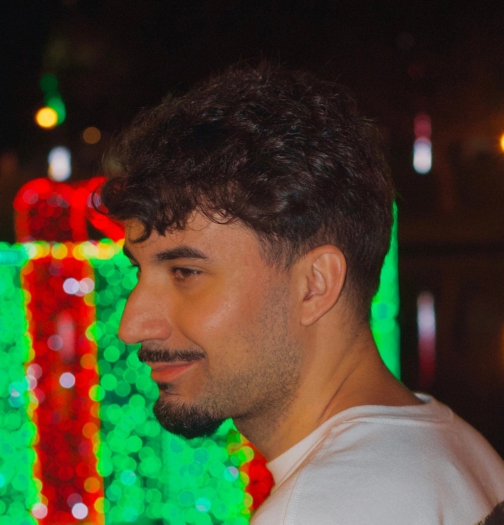
#> input picture src/assets/originais/profile/foto_tela_inicial.jpg, 1007 x 1049 px (shown at 1/2 size)
$ python -i optimize-images.py   (imports and definitions only)
#> lines starting #> are read from the running program, lines starting #| are printed output that depends on the picture
#> further down, picture is the input picture: PIL image 1007x1049 RGB; mean R, G, B 76.8, 69.3, 47.2
"""
Gera as imagens otimizadas usadas pelo site a partir dos ORIGINAIS.

  npm run images        (equivale a: python -I scripts/optimize-images.py)

Originais: src/assets/originais/<tipo>/   (brands, desktop, profile, projetos, tech,
           wallpaper; referencias/ guarda modelos visuais). NÃO entram no build.
Saídas:    src/assets/wallpaper/, brands/, desktop/, profile/, tech/, projetos/ e public/ (favicons)

Para trocar uma imagem: substitua o arquivo em originais/ (mesmo nome) e rode
o comando. Para um ícone novo da área de trabalho, acrescente uma linha em ICONS
e importe a saída em src/data/portfolio.ts. Requer Python 3 + Pillow.
"""

from pathlib import Path

from PIL import Image, ImageDraw, ImageFilter

Image.MAX_IMAGE_PIXELS = None  # a foto de perfil tem ~60 megapixels

ROOT = Path(__file__).resolve().parent.parent / "src" / "assets"
SRC = ROOT / "originais"
PUBLIC = ROOT.parent.parent / "public"

# Foto de perfil e recorte (esquerda, topo, direita, base). None = imagem inteira,
# centralizada num quadrado. A foto anterior (minha_foto.jpg, extraída de
# minha_foto.CR2) usava o recorte (1320, 308, 3300, 2288).
PHOTO = "foto_tela_inicial.jpg"
# Quadrado centrado no rosto (a foto tem 1007×1049). As outras continuam na pasta:
# foto.png (o alienígena) usava o recorte (60, 0, 1208, 1148); nova_foto_perfil.jpg
# (corpo inteiro, 7794×7794; foi testada e descartada) usava (2500, 200, 5100, 2800).
PHOTO_CROP = (70, 110, 980, 1020)
# Foto da apresentação do TCC (destaque no Início).
TCC_PHOTO = "foto_tcc.jpg"

# Logos dos projetos (originais/projetos/logos/) → projetos/logos/, 2× de 64 px.
# Projeto sem logo próprio usa o template gerado aqui (projetos/logos/template.png).
PROJECT_LOGOS = ("aquanauta", "sistrafa", "diara", "foldaero")
# Logos cujo original tem fundo branco (recortado para ficar transparente).
LOGO_CUT_WHITE = ("aquanauta",)

# Ícones da área de trabalho: original → saída 96×96 (2× de 48 px).
ICONS = {
    "desktop/lixeira.png": "desktop/lixeira.png",
    "desktop/mycomputer.png": "desktop/computador.png",
    "desktop/arquivos.png": "desktop/arquivos.png",
    "desktop/msn.png": "desktop/msn.png",
    "desktop/thesims.png": "desktop/thesims.png",
    "desktop/cs16.png": "desktop/cs16.png",
    "desktop/minecraft.png": "desktop/minecraft.png",
    "desktop/media_player.png": "desktop/media-player.png",
    "desktop/bonzi.webp": "desktop/bonzi.png",
    "desktop/clippy.png": "desktop/clippy.png",
}


# Ícones de tecnologias enviados em imagem (os demais vêm de `npm run tech-icons`).
TECH = {
    "tech/chatgpt.png": "tech/chatgpt.png",
    "tech/openai.png": "tech/openai.png",
    "tech/localstorage.png": "tech/localstorage.png",
}

# Logos dos canais de Contato (originais/contato/). Gmail e Hotmail vêm com o nome
# escrito; o recorte (esquerda, topo, direita, base) isola só o símbolo.
CONTACT = {
    "github_logo.png": ("contato/github.png", None),
    "gmail_logo.png": ("contato/gmail.png", (1240, 440, 2070, 1070)),
    "hotmail_logo.png": ("contato/hotmail.png", (80, 640, 1300, 1530)),
    "instagram_logo.png": ("contato/instagram.png", None),
    "facebook_logo.png": ("contato/facebook.png", (922, 83, 2905, 2068)),
}
# WhatsApp: o original é vetor (originais/contato/whatsapp_logo.svg), copiado
# como está para contato/whatsapp.svg (não passa pelo Pillow).

# Capturas dos projetos (originais/projetos/): galeria da janela Detalhes.
GALLERY = {
    "aquanauta_print1.png": "projetos/aquanauta-1.webp",
    "aquanauta_print2.png": "projetos/aquanauta-2.webp",
    "aquanauta_print3.png": "projetos/aquanauta-3.webp",
    "flor_digital_print1.png": "projetos/flor-digital-1.webp",
    "flor_digital_print2.png": "projetos/flor-digital-2.webp",
    "flor_digital_print3.png": "projetos/flor-digital-3.webp",
    "sistrafa_inicio.png": "projetos/sistrafa-1.webp",
    "sistrafa_pergunta.png": "projetos/sistrafa-2.webp",
    "sistrafa_checklist.png": "projetos/sistrafa-3.webp",
    "sistrafa_especie.png": "projetos/sistrafa-4.webp",
    "sistrafa_revisao.png": "projetos/sistrafa-5.webp",
}
THUMB = (800, 450)  # miniatura do card, 16:9 (2× de ~400 px)

# [372 lines left out: functions square, cover, showcase, phones, logo_painting, logo_template and 7 more, not called in this run]


def key_out_gradient(image: Image.Image, step: int = 26) -> Image.Image:
    """Fundo em degradê -> transparente: cresce a partir das bordas enquanto a cor
    muda pouco de um pixel para o vizinho; para nas partes brancas/claras (as
    molduras das janelas do ícone do Flip 3D)."""
#> called with step = 26
    from collections import deque

    rgba = image.convert("RGBA")
    w, h = rgba.size
#> w = 1007; h = 1049
    px = rgba.load()
    bg = bytearray(w * h)
    queue = deque([(x, y) for x in range(w) for y in (0, h - 1)] + [(x, y) for y in range(h) for x in (0, w - 1)])
    for x, y in queue:
        bg[y * w + x] = 1
    while queue:
        x, y = queue.popleft()
        c = px[x, y]
        for nx, ny in ((x + 1, y), (x - 1, y), (x, y + 1), (x, y - 1)):
            if 0 <= nx < w and 0 <= ny < h and not bg[ny * w + nx]:
                n = px[nx, ny]
                light = n[0] > 150 and n[1] > 150 and n[2] > 150
                if not light and abs(c[0] - n[0]) + abs(c[1] - n[1]) + abs(c[2] - n[2]) < step:
                    bg[ny * w + nx] = 1
                    queue.append((nx, ny))
#> this loop made 985115 passes
#> c on passes 1 to 3: (10, 11, 13, 255), (1, 217, 94, 255), (12, 13, 15, 255)
    mask = Image.new("L", (w, h), 255)
#> mask: PIL image 1007x1049 L; every value is 255
    m = mask.load()
    for y in range(h):
        for x in range(w):
            if bg[y * w + x]:
                m[x, y] = 0
    mask = mask.filter(ImageFilter.MinFilter(3)).filter(ImageFilter.GaussianBlur(0.8))
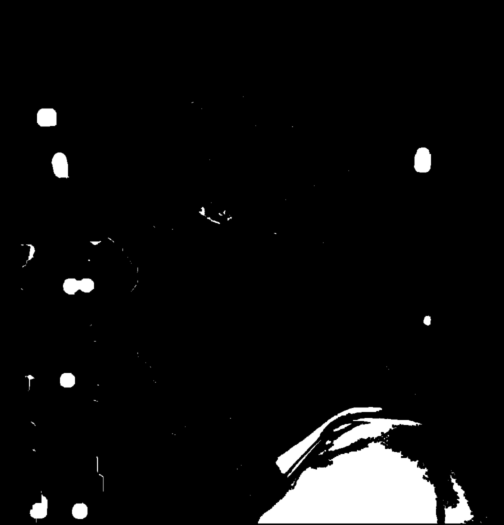
#> mask: PIL image 1007x1049 L (shown at 1/2 size); min 0, max 255, mean 14.3
    rgba.putalpha(mask)
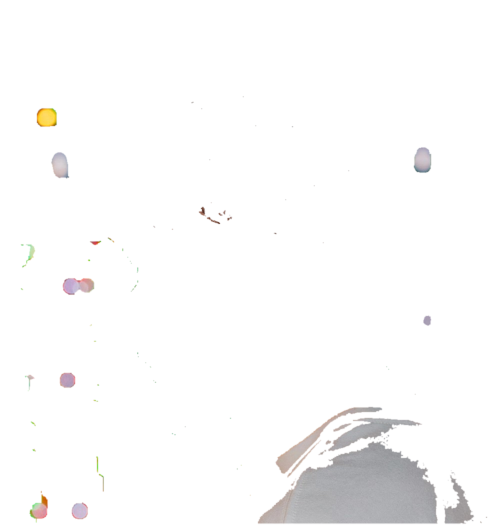
#> rgba: PIL image 1007x1049 RGBA (shown at 1/2 size); mean R, G, B, A 76.8, 69.3, 47.2, 14.3; transparent parts drawn white
    return rgba.crop(mask.point(lambda v: 255 if v > 10 else 0).getbbox())
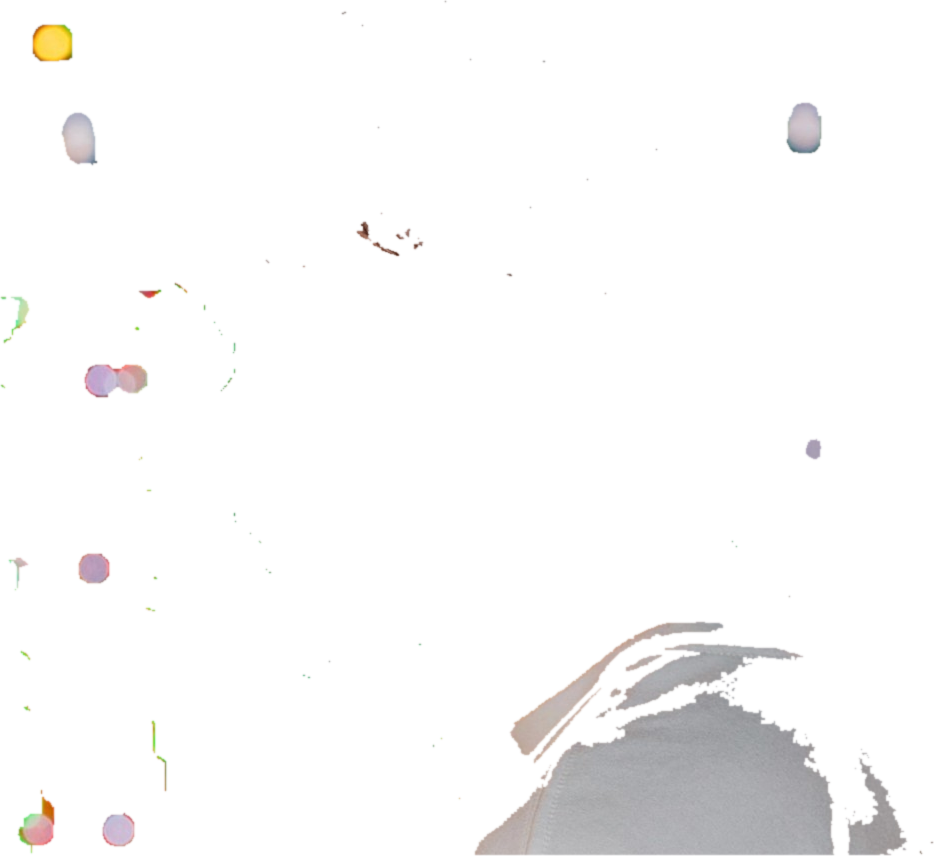
#> returned value: PIL image 934x856 RGBA; mean R, G, B, A 93.8, 80.9, 55.2, 18.9; transparent parts drawn white


# [175 lines left out: functions flip3d_icon, dvd_logo, save, main, not called in this run]


# [2 lines not run here, left out]

>>> from PIL import Image
>>> picture = Image.open('../src/assets/originais/profile/foto_tela_inicial.jpg')
>>> result = key_out_gradient(picture)

$ run again, on src/assets/originais/profile/foto.png
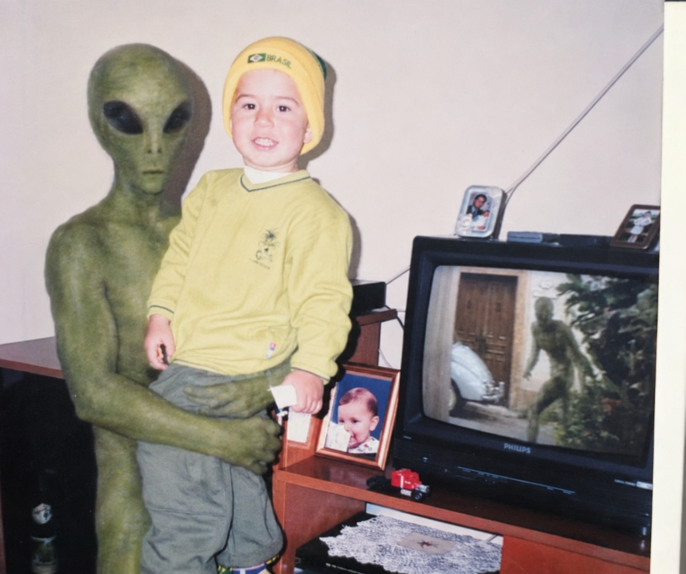
#> input picture src/assets/originais/profile/foto.png, 1371 x 1148 px (shown at 1/2 size)
#> picture is the input picture: PIL image 1371x1148 RGB; mean R, G, B 154.1, 146, 139.3
#> the loop in key_out_gradient, `while queue:` made 738227 passes
#> c on passes 1 to 3: (205, 198, 202, 255), (47, 35, 40, 255), (210, 202, 206, 255)
#> in key_out_gradient, `mask = mask.filter(ImageFilter.MinFilter(3)).filter(ImageFilter.Gaussi..`:
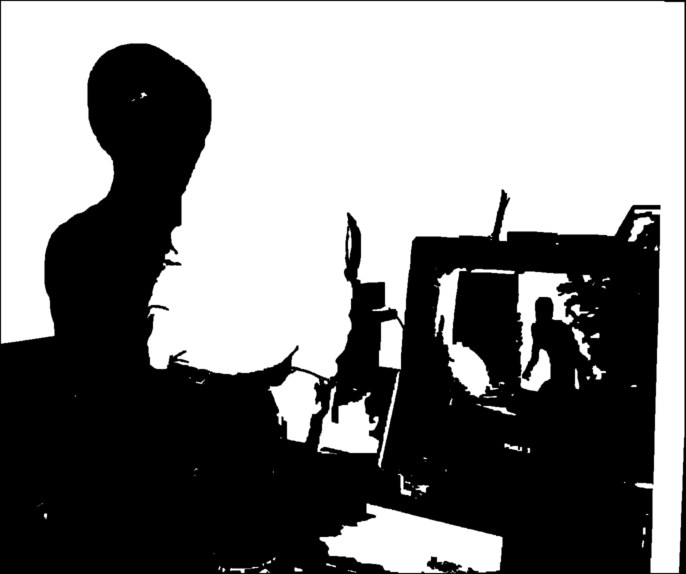
#> mask: PIL image 1371x1148 L (shown at 1/2 size); min 0, max 255, mean 131.8
#> in key_out_gradient, `rgba.putalpha(mask)`:
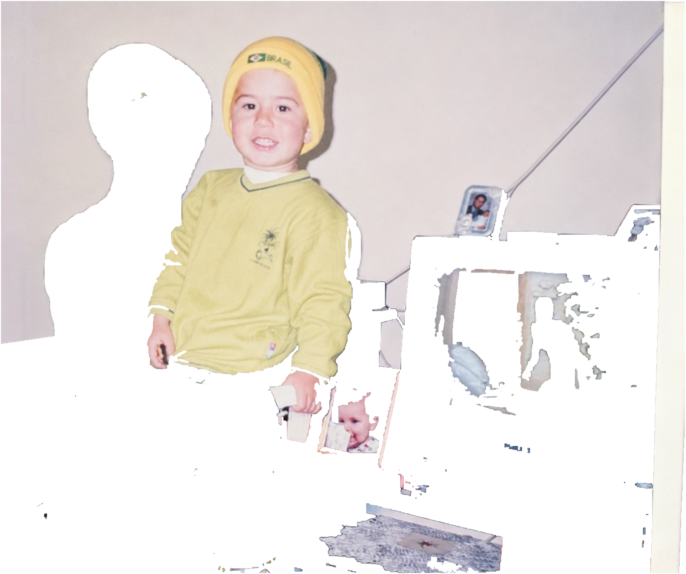
#> rgba: PIL image 1371x1148 RGBA (shown at 1/2 size); mean R, G, B, A 154.1, 146, 139.3, 131.8; transparent parts drawn white
